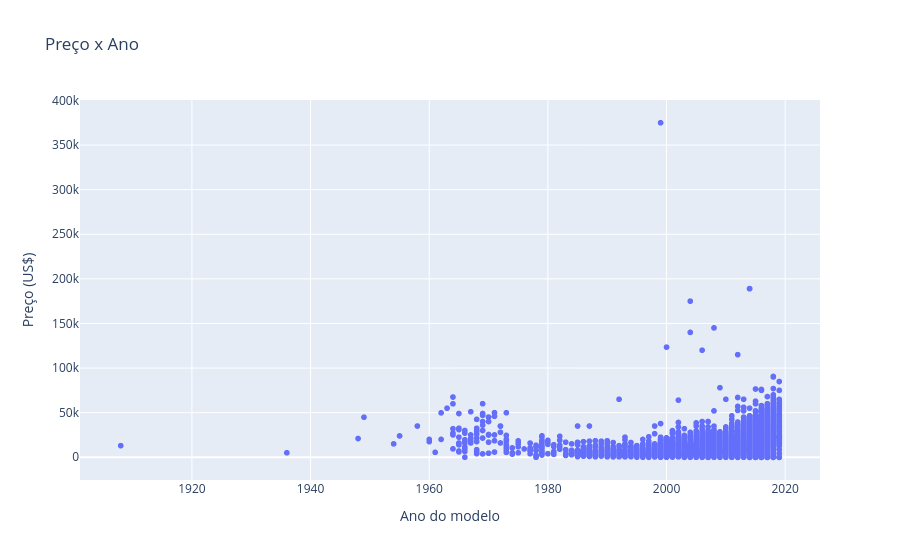

Source (notebook cell):
### Markdown cell above
Correlação positiva (0.43) entre `price` e `model_year`. É uma correlação fraca-moderada, mas sugere que carros novos tendem a ser mais caros.<br>

Correlação negativa (-0.47) entre `odometer` e `model_year`. É uma correlação fraca-moderada, mas sugere que carros novos tenham menor quilometragem.<br>

Correlação negativa (-0.41) entre `odometer` e `price`. É uma correlação fraca-moderada, mas sugere que o preço diminui conforme a quilometragem aumenta.<br>

A variável `days_listed` não se correlacionou com as demais variáveis, o que pode sugerir que o tempo de venda dependa de outras variáveis qualitativas, tais como a marca, a condição do carro ou o tipo de combustível, por exemplo, entre outras.

### Code cell
# gráfico de dispersão entre preço e ano do modelo
fig = px.scatter(df, x='model_year', y='price', title='Preço x Ano')
fig.update_layout(xaxis_title='Ano do modelo', yaxis_title='Preço (US$)')
fig.show(renderer='vscode')

### Figure 1 — Plotly figure (JSON) as saved in the notebook; plotly's stock layout.template omitted (floating-point values rounded to 4 significant figures; data arrays with more than 128 entries replaced by an {"elided": "..."} marker saying what was removed)
{"data": [{"hovertemplate": "model_year=%{x}<br>price=%{y}<extra></extra>", "legendgroup": "", "marker": {"color": "#636efa", "symbol": "circle"}, "mode": "markers", "name": "", "showlegend": false, "type": "scattergl", "x": {"elided": "33306 int values"}, "xaxis": "x", "y": {"elided": "33306 int values"}, "yaxis": "y"}], "layout": {"legend": {"tracegroupgap": 0}, "title": {"text": "Preço x Ano"}, "xaxis": {"anchor": "y", "domain": [0, 1], "title": {"text": "Ano do modelo"}}, "yaxis": {"anchor": "x", "domain": [0, 1], "title": {"text": "Preço (US$)"}}}}
